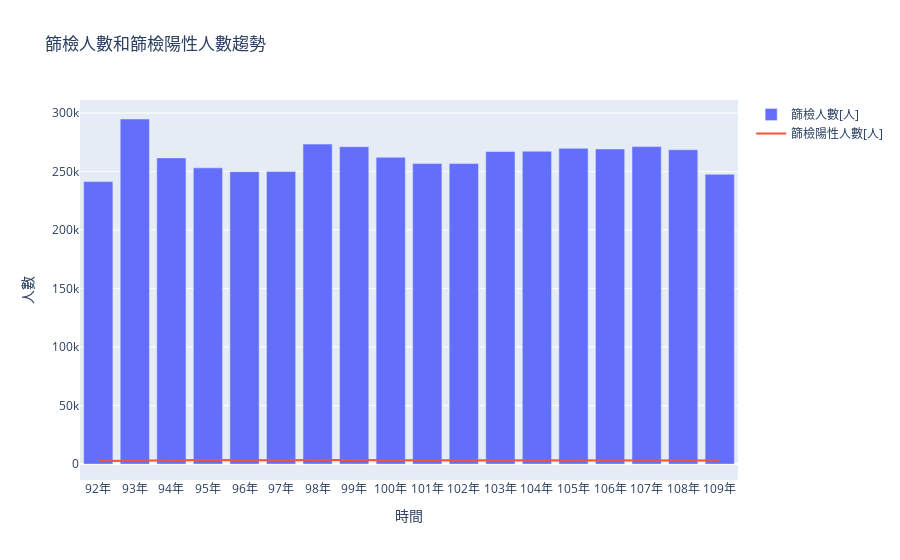

This figure's notebook cell:
### Code cell
import plotly.graph_objects as go
import pandas as pd

# 創建 Plotly 圖表
fig = go.Figure()

# 使用時間列作為 x軸
x_data = df_Papsmear['年別']

# 使用 '篩檢人數[人]' 列作為y軸，繪製柱狀圖
fig.add_trace(go.Bar(x=x_data, y=df_Papsmear['篩檢人數[人]'], name='篩檢人數[人]'))

# 使用 '篩檢陽性人數[人]' 列作為y軸，繪製折線圖
fig.add_trace(go.Scatter(x=x_data, y=df_Papsmear['篩檢陽性人數[人]'], mode='lines', name='篩檢陽性人數[人]'))

# 設置圖表布局
fig.update_layout(
    title='篩檢人數和篩檢陽性人數趨勢',
    xaxis_title='時間',
    yaxis_title='人數'
)

#顯示圖表
fig.show()

### Figure 1 — Plotly figure (JSON) as saved in the notebook; plotly's stock layout.template omitted (floating-point values rounded to 4 significant figures)
{"data": [{"name": "篩檢人數[人]", "type": "bar", "x": ["92年", "93年", "94年", "95年", "96年", "97年", "98年", "99年", "100年", "101年", "102年", "103年", "104年", "105年", "106年", "107年", "108年", "109年"], "y": [241462, 294935, 261696, 253190, 249958, 250152, 273493, 271270, 262248, 256842, 256823, 267140, 267339, 269875, 269329, 271345, 268650, 247613]}, {"mode": "lines", "name": "篩檢陽性人數[人]", "type": "scatter", "x": ["92年", "93年", "94年", "95年", "96年", "97年", "98年", "99年", "100年", "101年", "102年", "103年", "104年", "105年", "106年", "107年", "108年", "109年"], "y": [2651, 3143, 3078, 3604, 3319, 3488, 3570, 3503, 3228, 3204, 3154, 3420, 3696, 3273, 3190, 3313, 3371, 3028]}], "layout": {"title": {"text": "篩檢人數和篩檢陽性人數趨勢"}, "xaxis": {"title": {"text": "時間"}}, "yaxis": {"title": {"text": "人數"}}}}
